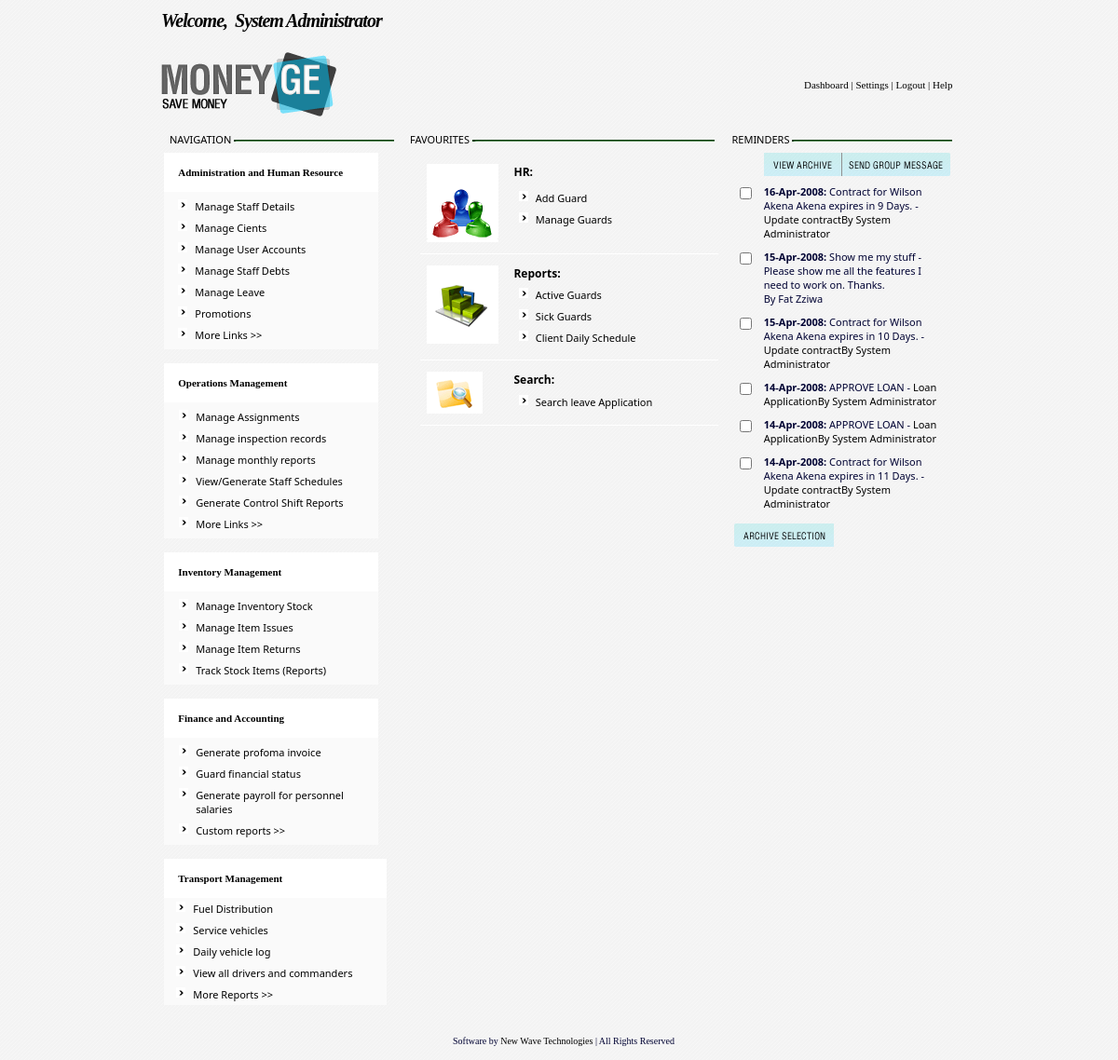
/core/dashboard.php (signed in), run on the app's committed database.
### tables this page shows
CREATE TABLE favoritesection (
  id bigint(20) NOT NULL auto_increment,
  image varchar(250) NOT NULL default '',
  name varchar(250) NOT NULL default '',
  PRIMARY KEY  (id)
);

CREATE TABLE favorites (
  id bigint(20) NOT NULL auto_increment,
  name varchar(250) NOT NULL default '',
  description varchar(250) default NULL,
  link varchar(250) NOT NULL default '',
  section varchar(100) NOT NULL default '',
  viewedby text NOT NULL,
  PRIMARY KEY  (id)
);

CREATE TABLE messages (
  id bigint(20) NOT NULL auto_increment,
  reason varchar(200) NOT NULL default '',
  details text NOT NULL,
  sentby varchar(250) NOT NULL default '',
  sentto varchar(250) NOT NULL default '',
  `date` datetime NOT NULL default '0000-00-00 00:00:00',
  isactive enum('Y','N') NOT NULL default 'Y',
  PRIMARY KEY  (id)
);

CREATE TABLE users (
  id bigint(20) NOT NULL auto_increment,
  firstname varchar(255) default NULL,
  lastname varchar(255) default NULL,
  username varchar(255) default NULL,
  `password` varchar(255) default NULL,
  isactive enum('N','Y') default 'N',
  email varchar(255) default NULL,
  telephonenumber varchar(255) default NULL,
  favorites text NOT NULL,
  address varchar(255) default NULL,
  usergroup varchar(100) NOT NULL default '',
  datecreated date default NULL,
  createdby bigint(20) default NULL,
  lastupdatedby bigint(20) default NULL,
  lastupdatedate timestamp NULL default NULL on update CURRENT_TIMESTAMP,
  PRIMARY KEY  (id),
  KEY isactive (isactive)
);

### core/dashboard.php (the view, shortened to what the rows shown need)
<?php
	include_once '../include/commonfunctions.php';
?>
<!DOCTYPE HTML PUBLIC "-//W3C//DTD HTML 4.01 Transitional//EN">
<html>
<head>
<link href="../Styles/ultimatesecurity.css" rel="stylesheet" type="text/css">
<link rel='stylesheet' type='text/css' href='../calendar/calendar_style.css' />
</head>
<body topmargin="0" bottommargin="0">
<table border="0" align="center" cellpadding="0" cellspacing="0">
    <td colspan="2"><?php include "../core/header.php";?></td>
  <tr>
    <td colspan="2" align="left" valign="top">
	  <table width="99%" border="0" align="center" cellpadding="0" cellspacing="3">
        <tr>
        <td width="69%" rowspan="7" valign="top">
            <table width="99%" border="0" align="right" cellpadding="4" cellspacing="0">
              <tr align="center" valign="top">
                <td width="321" align="left" valign="top"><div  id="dashboardlinks"><?php include('../include/dashboardlinks.php');?></div></td>
                <td width="241" align="right"><table cellpadding="0" cellspacing="0">
                  <tr valign="top">
                    <td width="239"><form name="form1" method="post" action="<?php echo $_SERVER['PHP_SELF'];?>">
                      <table width="100%" border="0" cellspacing="0" cellpadding="0">
                        <tr>
                          <td><div style="padding:4px;width:230px;height:350px;overflow: auto">
                            <table width="100%" border="0" cellspacing="0" cellpadding="5">
                              <?php
						   $remindersresult = mysql_query("SELECT * FROM messages WHERE isactive = 'Y' ORDER BY date DESC");
						   while($line = mysql_fetch_array($remindersresult,MYSQL_ASSOC)){
						   		if(in_array($_SESSION['groups'],split(",",$line['sentto'])) || ($_SESSION['groups'] == "1" && trim($line['sentto']) == "")){
						   ?>
                              <tr>
                                <td width="5%" valign="top"><input type="checkbox" name="reminder[]" value="<?php echo $line['id'];?>"></td>
                                    <td width="95%" valign="top" style="color:""><b><?php echo date("d-M-Y",strtotime($line['date'])).":</b> ";
							  echo $line['reason'];?> - <?php
							  $showstr = substr($line['details'],0,80);
							  if(preg_match("/<a /i",$showstr) && !preg_match("/</a> /i",$showstr)){
							  	 $showstr = substr($line['details'],0,(strpos($showstr,"<a ") - 1));
							  }
							  echo $showstr;
							  if($line['sentby'] != ""){
							  	$name = getRowAsArray("SELECT firstname, lastname FROM users WHERE id='".$line['sentby']."'");
							  	echo  "<br>By ".$name['firstname']." ".$name['lastname'];
							  } else {
							  	echo "<br>System Generated";
							  }
							  ?> </b></td>
                                  </tr>
                              <?php
						   		}
						   }?>
                              </table>
                          </div></td>
                          </tr>
                        </table>
                      </form></td>
                  </tr>
                </table></td>
              </tr>
          </table></td>
        </tr>
    </table></td>
  </tr>
</table>
</body>
</html>

### include/dashboardlinks.php (shortened to what the rows shown need)
<?php
include_once "../include/commonfunctions.php";
if($_GET['area'] == "HR"){ ?>
<table  width="100%" border="0" cellpadding="5" cellspacing="0">
  <tr align="center" valign="top">
    <td colspan="2" align="left" class="innertableheaderbg"><span class="bigheaders"><b>Administration and HR: </b></span></td>
  </tr>
  <tr valign="top">
  <?php if(userHasRight($_SESSION['userid'], "45")){?>
    <td class="innertablebg"><img src="../images/bulletstar.gif"  /></td>
    <td class="innertablebg"><a href="../core/managegroups.php"  title="Create new user groups, edit groups and add users to groups">Manage user groups </a></td>
    <?php } ?>
  </tr>
  <tr valign="top">
    <?php if(userHasRight($_SESSION['userid'], "132")){?>
	<td class="innertablebg"><img src="../images/bulletstar.gif"  /></td>
    <td class="innertablebg"><a href="../hr/managepersonnel.php"  title="Create, view, edit and/or delete staff's personnel file">Track staff discipline</a></td>
	<?php } ?>
  </tr>
  <tr valign="top">
    <?php if(userHasRight($_SESSION['userid'], "163")){?>
	<td class="innertablebg"><img src="../images/bulletstar.gif"  /></td>
    <td class="innertablebg"><a href="../hr/periodofservice.php"  title="View period in years or months that staff has been working.">View staff period of service</a></td>
	<?php } ?>
  </tr>
</table>
<?php } else { ?>
<table border="0" cellpadding="4" cellspacing="0" width="100%" >
  <?php
  $userdata = getRowAsArray("SELECT favorites FROM users WHERE id = '".$_SESSION['userid']."'");
  $favorite_array  = split(",",$userdata['favorites']);
  $section_array = array();
  for($i=0;$i<count($favorite_array);$i++){
  	$fav = getRowAsArray("SELECT section FROM favorites WHERE id='".$favorite_array[$i]."'");
	if(!in_array($fav['section'],$section_array)){
		array_push($section_array,$fav['section']);
	}
  }
  if(count($section_array) == 0 || (count($section_array) == 1 && $section_array[0] == "")){
  	echo "<tr valign=\"top\"><td>You have set no favorites. Modify your settings to set favorites. <a href='favorites.php'>Click here to add favourites</a></td></tr>";
  } else {
  for($j=0;$j<count($section_array);$j++){
  $section_data = getRowAsArray("SELECT * FROM favoritesection WHERE id='".$section_array[$j]."'");
  ?>
  <tr valign="top">
    <td width="239" class="innertablebg"><table width="99%" border="0" align="center" cellpadding="1" cellspacing="1">
      <tr>
        <td width="90" rowspan="2" align="left" valign="top"><img src="<?php echo $section_data['image'];?>" /></td>
        <td align="left" valign="top" class="bigheaders"><?php echo $section_data['name'];?>:</td>
      </tr>
      <tr>
        <td align="left" valign="top"><table width="170" border="0" align="left" cellpadding="4" cellspacing="0">
		<?php
		for($k=0;$k<count($favorite_array);$k++){
  			$favorite_detail = getRowAsArray("SELECT name,description,link,section FROM favorites WHERE id='".$favorite_array[$k]."'");
			if($favorite_detail['section'] == $section_array[$j]){
		?>
          <tr>
            <td width="12" align="right" valign="top"><img src="../images/bulletstar.gif"  /></td>
            <td width="192" align="left" valign="top"><a href="<?php echo $favorite_detail['link'];?>"  title="<?php echo $favorite_detail['description'];?>"><?php echo $favorite_detail['name'];?></a></td>
          </tr>
		  <?php
		  	}
		  }?>
        </table></td>
      </tr>
    </table></td>
  </tr>
  <?php }
  }?>
</table>
<?php } ?>

### data on the page
favoritesection: image (picture), name "HR"
favorites: name "Add Guard"
favorites: name "Manage Guards"
favoritesection: image (picture), name "Reports"
favorites: name "Active Guards"
favorites: name "Sick Guards"
favorites: name "Client Daily Schedule"
favoritesection: image (picture), name "Search"
favorites: name "Search leave Application"
messages: date "16-Apr-2008", reason "Contract for Wilson Akena Akena expires in 9 Days.", details "Update contract", users.firstname "System", users.lastname "Administrator"
messages: date "15-Apr-2008", reason "Show me my stuff", details "Please show me all the features I need to work on. Thanks.", users.firstname "Fat", users.lastname "Zziwa"
messages: date "15-Apr-2008", reason "Contract for Wilson Akena Akena expires in 10 Days.", details "Update contract", users.firstname "System", users.lastname "Administrator"
messages: date "14-Apr-2008", reason "APPROVE LOAN", details "Loan Application", users.firstname "System", users.lastname "Administrator"
messages: date "14-Apr-2008", reason "APPROVE LOAN", details "Loan Application", users.firstname "System", users.lastname "Administrator"
messages: date "14-Apr-2008", reason "Contract for Wilson Akena Akena expires in 11 Days.", details "Update contract", users.firstname "System", users.lastname "Administrator"

### other printed values
$_SESSION['names'] "System Administrator"
